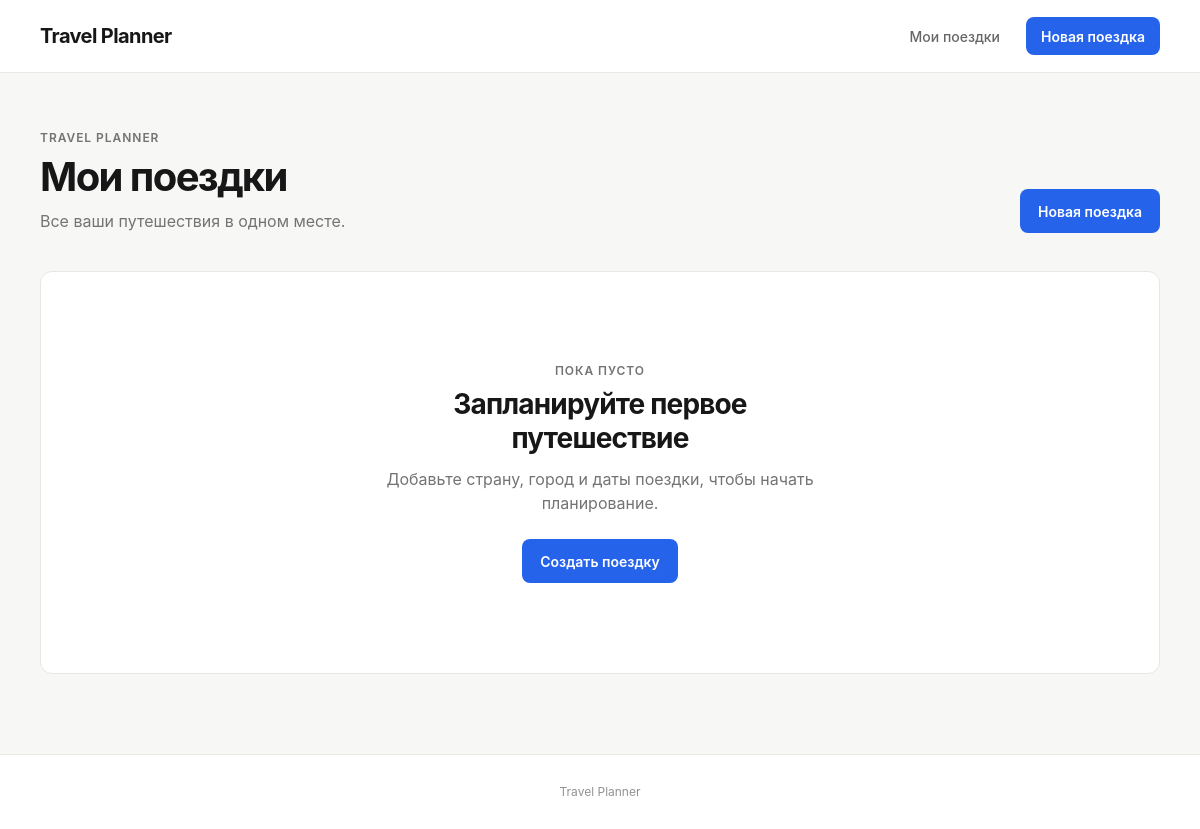
The app's page /, older data.
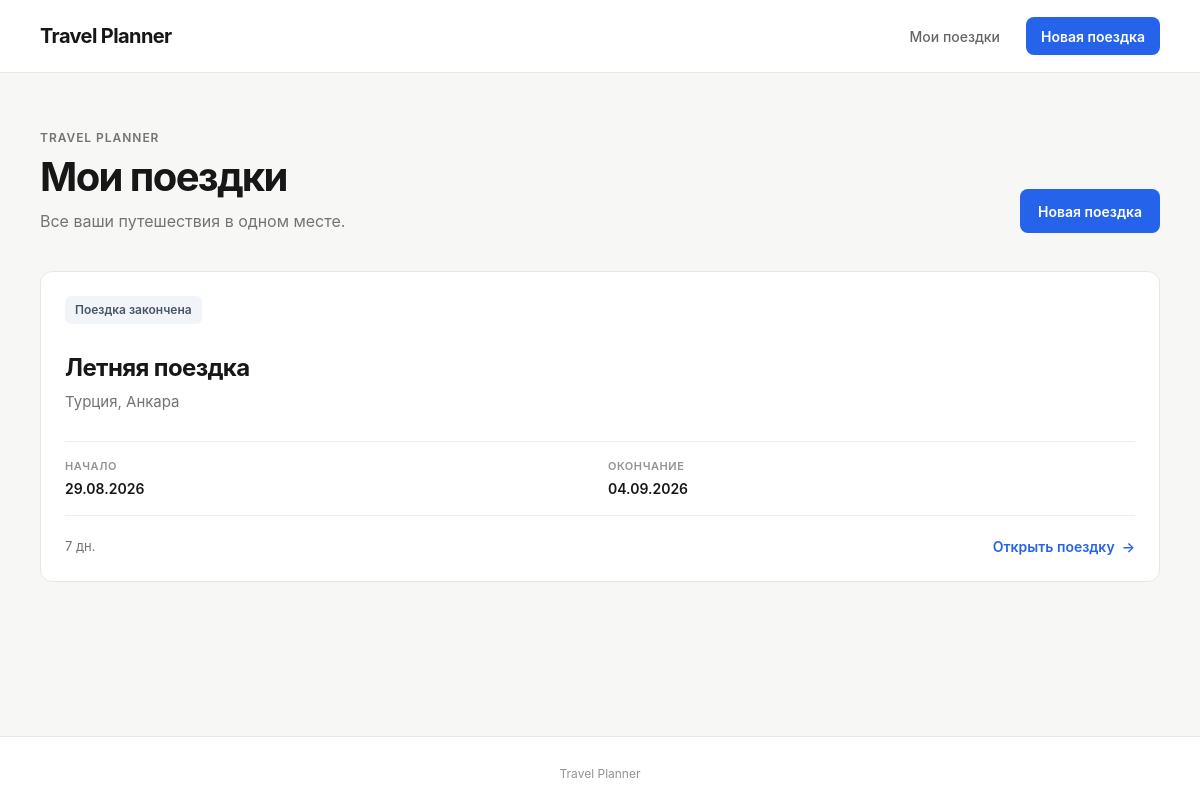
The same page, newer data.
### trips/models.py (models this page shows, shortened)
class Trip(models.Model):
    title = models.CharField(
        max_length=100,
        verbose_name="Название поездки",
    )
    country = models.ForeignKey(
        Country,
        on_delete=models.PROTECT,
        related_name="trips",
        verbose_name="Страна",
    )
    city = models.ForeignKey(
        City,
        on_delete=models.PROTECT,
        related_name="trips",
        verbose_name="Город",
    )
    start_date = models.DateField(
        verbose_name="Дата начала",
    )
    end_date = models.DateField(
        verbose_name="Дата окончания",
    )
    budget = models.IntegerField(
        default=0,
        verbose_name="Бюджет",
    )
    created_at = models.DateTimeField(
        auto_now_add=True,
        verbose_name="Дата создания",
    )
    class Meta:
        ordering = ["start_date"]
        verbose_name = "Поездка"
        verbose_name_plural = "Поездки"
    @property
    def duration_days(self):
        return (self.end_date - self.start_date).days + 1
    @property
    def trip_status(self):
        from datetime import date
        today = date.today()
        if today < self.start_date:
            days_left = (self.start_date - today).days
            if days_left == 1:
                return "Завтра"
            return f"Через {days_left} дней"
        if today > self.end_date:
            return "Поездка закончена"
        current_day = (today - self.start_date).days + 1
        return f"День {current_day} из {self.duration_days}"

class Country(models.Model):
    name = models.CharField(
        max_length=100,
        unique=True,
        verbose_name="Страна",
    )
    class Meta:
        ordering = ["name"]
        verbose_name = "Страна"
        verbose_name_plural = "Страны"

class City(models.Model):
    country = models.ForeignKey(
        Country,
        on_delete=models.CASCADE,
        related_name="cities",
        verbose_name="Страна",
    )
    name = models.CharField(
        max_length=100,
        verbose_name="Город",
    )
    class Meta:
        ordering = ["name"]
        constraints = [
            models.UniqueConstraint(
                fields=["country", "name"],
                name="unique_city_per_country",
            ),
        ]
        verbose_name = "Город"
        verbose_name_plural = "Города"

### trips/views.py (the view)
def trip_list(request):
    trips = Trip.objects.all()
    return render(
        request,
        "trips/trip_list.html",
        {
            "trips": trips,
        },
    )

### trips/templates/trips/trip_list.html (shortened to what this page needs)
{% extends "trips/base.html" %}
{% block content %}
<section class="page-intro">
    <div>
        <p class="eyebrow">
            Travel Planner
        </p>
        <h1>
            Мои поездки
        </h1>
        <p class="subtitle">
            Все ваши путешествия в одном месте.
        </p>
    </div>
    <a
        href="{% url 'trip_create' %}"
        class="button">
        Новая поездка
    </a>
</section>
{% if trips %}
    <section class="trip-grid">
        {% for trip in trips %}
            <article class="trip-card">
                <div class="trip-card-top">
                    <span class="trip-status">
                        {{ trip.trip_status }}
                    </span>
                </div>
                <div class="trip-card-main">
                    <h2>
                        {{ trip.title }}
                    </h2>
                    <p class="trip-location">
                        {{ trip.country.name }},
                        {{ trip.city.name }}
                    </p>
                </div>
                <div class="trip-dates">
                    <div>
                        <span class="trip-meta-label">
                            Начало
                        </span>
                        <strong>
                            {{ trip.start_date|date:"d.m.Y" }}
                        </strong>
                    </div>
                    <div>
                        <span class="trip-meta-label">
                            Окончание
                        </span>
                        <strong>
                            {{ trip.end_date|date:"d.m.Y" }}
                        </strong>
                    </div>
                </div>
                <div class="trip-card-footer">
                    <span class="trip-duration">
                        {{ trip.duration_days }} дн.
                    </span>
                    <a
                        href="{% url 'trip_detail' trip.pk %}"
                        class="card-link">
                        Открыть поездку
                        <span aria-hidden="true">→</span>
                    </a>
                </div>
            </article>
        {% endfor %}
    </section>
{% else %}
    <section class="empty-state">
        <div class="empty-state-content">
            <p class="eyebrow">
                Пока пусто
            </p>
            <h2>
                Запланируйте первое путешествие
            </h2>
            <p>
                Добавьте страну, город и даты поездки,
                чтобы начать планирование.
            </p>
            <a
                href="{% url 'trip_create' %}"
                class="button">
                Создать поездку
            </a>
        </div>
    </section>
{% endif %}
{% endblock %}

Row changes from the older to the newer data that the page shows:
added Trip: trip_status "Поездка закончена", title "Летняя поездка", country.name "Турция", city.name "Анкара", start_date "29.08.2026", end_date "04.09.2026", duration_days "7"
Text that changed along with them:
text no longer shown: "ПОКА ПУСТО Запланируйте первое путешествие Добавьте страну, город и даты поездки, чтобы начать планирование. Создать поездку"
